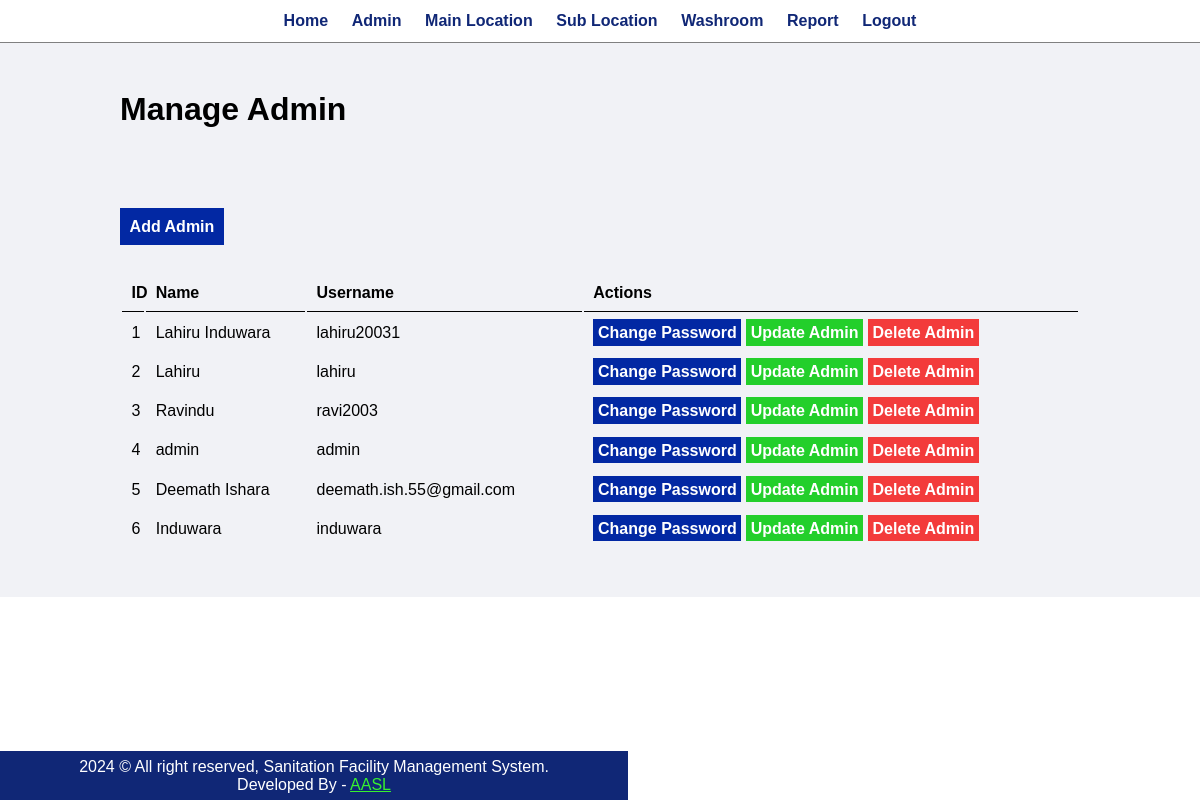
The page /Admin/manage_admin.php on the database its author committed.
### tables this page shows
CREATE TABLE `table_admin` (
  `id` int(10) UNSIGNED NOT NULL,
  `full_name` varchar(100) NOT NULL,
  `username` varchar(100) NOT NULL,
  `password` varchar(256) NOT NULL
);

### Admin/manage_admin.php (the view, shortened to what this page needs)
<?php include('partials/menu.php'); ?>
    <div class="main-content">
      <div class="wrapper">
          <h1>Manage Admin</h1>
          <br /><br />
          <br><br><br>
          <a href="add_admin.php" class="btn-primary">Add Admin</a>
          <br /><br /><br />
          <table class="tbl-full">
            <tr>
              <th>ID</th>
              <th>Name</th>
              <th>Username</th>
              <th>Actions</th>
            </tr>
            <?php
            $sql = "SELECT * FROM table_admin";
            $res = mysqli_query($conn, $sql);
            if($res == TRUE)
            {
              $count = mysqli_num_rows($res);
              $sn=1;
              if ($count>0)
                 {
                    while($rows=mysqli_fetch_assoc($res))
                    {
                      $id=$rows['id'];
                      $full_name=$rows['full_name'];
                      $username=$rows['username']
                      ?>
                      <tr>
                          <td><?php echo $sn++; ?></td>
                          <td><?php echo $full_name; ?></td>
                          <td><?php echo $username; ?></td>
                          <td>
                              <a href="<?php echo SITEURL; ?>admin/update_password.php?id=<?php echo $id; ?>"class="btn-primary">Change Password</a>
                              <a href="<?php echo SITEURL; ?>admin/update_admin.php?id=<?php echo $id; ?>"class="btn-secodary">Update Admin</a>
                              <a href="<?php echo SITEURL; ?>admin/delete_admin.php?id=<?php echo $id; ?>" class="btn-third">Delete Admin</a>
                          </td>
                      </tr>
                      <?php
                    }
                 }
                 else
                 {
                 }
            }
          ?>
          </table>
      </div>
    </div>
<?php include('partials/footer.php') ?>

### Admin/partials/menu.php (shortened to what this page needs)
<html>
  <head>
    <link rel="stylesheet" href="../css/admin.css">
  </head>
  <body>
    <div class="menu text-center">
      <div class="wrapper">
        <ul>
          <li><a href="index.php">Home</a></li>
          <li><a href="manage_admin.php">Admin</a></li>
          <li><a href="manage_location.php">Main Location</a></li>
          <li><a href="manage_sublocation.php">Sub Location</a></li>
          <li><a href="manage_washroom.php">Washroom</a></li>
          <li><a href="Manage_report.php">Report</a></li>
          <li><a href="logout.php">Logout</a></li>
        </ul>
      </div>
    </div>

### Admin/partials/footer.php
<div class="footer">
      <div class="wrapper">
          <p class="text-center">2024 &copy; All right reserved, Sanitation Facility Management System. Developed By - <a href="#">AASL</a></p>
      </div>
    </div>
  </body>
</html>

### css/admin.css (style rules this page uses)
* { margin: 0; padding: 0; font-family: Arial, Helvetica, sans-serif; }
.wrapper { padding: 1%; width: 80%; margin: 0 auto; }
.text-center { text-align: center; }
.tbl-full { width: 100%; }
table tr th { border-bottom: 1px solid black; padding: 1%; text-align: left; }
table tr td { padding: 1%; }
.btn-primary { background-color: #0228a3; padding: 1%; color: white; text-decoration: none; font-weight: bold; }
.btn-secodary { background-color: #23cf2b; padding: 1%; color: white; text-decoration: none; font-weight: bold; }
.btn-third { background-color: #f33b3b; padding: 1%; color: white; text-decoration: none; font-weight: bold; }
.menu { border-bottom: 1px solid grey; }
.menu ul { list-style-type: none; }
.menu ul li { display: inline; padding: 1%; }
.menu ul li a { text-decoration: none; font-weight: bold; color: #102776 ; }
.main-content { background-color: #f1f2f6; padding: 3% 0; }
.footer { background-color: #102776 ; color: white; bottom: 0; position: fixed; }
.footer p a { color: #37F12F; }

### rows shown on the page
table_admin: full_name "Lahiru Induwara", username "lahiru20031"
table_admin: full_name "Lahiru", username "lahiru"
table_admin: full_name "Ravindu", username "ravi2003"
table_admin: full_name "admin", username "admin"
table_admin: full_name "Deemath Ishara", username "deemath.ish.55@gmail.com"
table_admin: full_name "Induwara", username "induwara"
